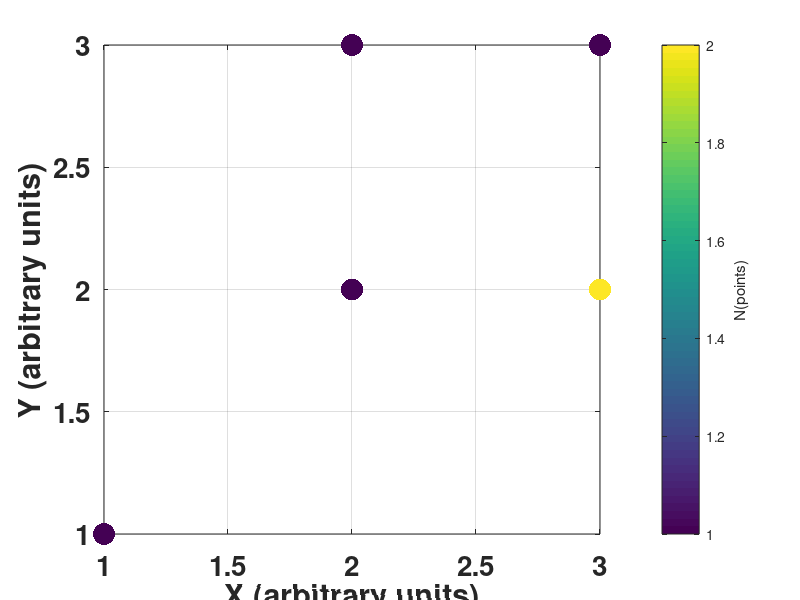

Write MATLAB code to recreate this figure. (Note: this script raises an error after producing the figure.)
%% Do some synthetic inversions to solve least-squares under different conditions
clear; close all; clc;

Synthetic_x = [1 2 2 3 3 3];
Synthetic_y = [1 2 3 3 2 2];
% the last two data points are duplicates. 
% note that the 'correct' slope, accounting for the duplicate, 
% is a slope of 1. y-intercept should be 0. 

% Make G Matrix. 
for ijk = 1:length(Synthetic_x)
    currx=Synthetic_x(ijk);
G(ijk,:) = [currx 1];
end

%% Now, run the inversion with different covariance matrices!
Cd = zeros([length(Synthetic_y) length(Synthetic_y)]);

% Case with only diagonal weighting
Cd_diagonal_allequalweight = Cd+0.5.*eye(size(Cd));
We=inv(Cd_diagonal_allequalweight);
m_diagonal_allequalweight = inv(G'*We*G)*G'*We*Synthetic_y';
dpred_diagonal_allequalweight = G*m_diagonal_allequalweight;


% Case with only diagonal weighting, but alternate terms weighted less
Cd_diagonal_unequalweight = Cd+0.5.*eye(size(Cd));
Cd_diagonal_unequalweight(5,5) = (2);
Cd_diagonal_unequalweight(6,6) = (2);
We=inv(Cd_diagonal_unequalweight);
m_diagonal_unequalweight = inv(G'*We*G)*G'*We*Synthetic_y';
dpred_diagonal_unequalweight = G*m_diagonal_unequalweight;

% Case with only off-diagonal information. 
Cd_offdiagonal = Cd+0.5.*eye(size(Cd));
Cd_offdiagonal(5,6) = 0.999;
Cd_offdiagonal(6,5) = 0.999;

We=inv(Cd_offdiagonal);
m_offdiagonal =  inv(G'*We*G)*G'*We*Synthetic_y';
dpred_offdiagonal = G*m_offdiagonal;

Cd_offdiagonal

%%%%%%%%%%%%%%%%%%%%%%%%%%%%%%%%%%%%%%%%%%%%%%%
%%%%%%%%%%%%%%%%%%%%%%%%%%%%%%%%%%%%%%%%%%%%%%%
%%% plotting below here
for ijk = 1:length(Synthetic_x)
currx =Synthetic_x(ijk);
curry =Synthetic_y(ijk);
idx = find(Synthetic_x == currx & Synthetic_y == curry);
if ijk == 1
p1=scatter(currx,curry,250,length(idx),'filled');
else
scatter(currx,curry,250,length(idx),'filled');
end
hold on
end
barbar=colorbar;
xlabel('X (arbitrary units)')
ylabel('Y (arbitrary units)')
ylabel(barbar,'N(points)')
set(gca,'fontsize',20,'fontweight','bold')
grid on; box on;
barbar.Ticks = [1 2]
p2=plot(Synthetic_x,dpred_diagonal_allequalweight,'linewidth',4)
p3=plot(Synthetic_x,dpred_diagonal_unequalweight,'linewidth',4)
p4=plot(Synthetic_x,dpred_offdiagonal,'linewidth',4,'linestyle','--')

legend([p1 p2 p3 p4],'Raw Data','Constant Diagonal Covariance Matrix',...
    'Diagonal Covariance Matrix Terms Upweighted 2x',...
    'Constant Diagonal Terms, NonZero Off-diagonal Term','location','south')


colormap(parula(2))
set(gcf,'position',[228 246 751 579])
saveas(gcf,'Demo_Impact_Different_CovMatrix.jpg')
saveas(gcf,'Demo_Impact_Different_CovMatrix.png')